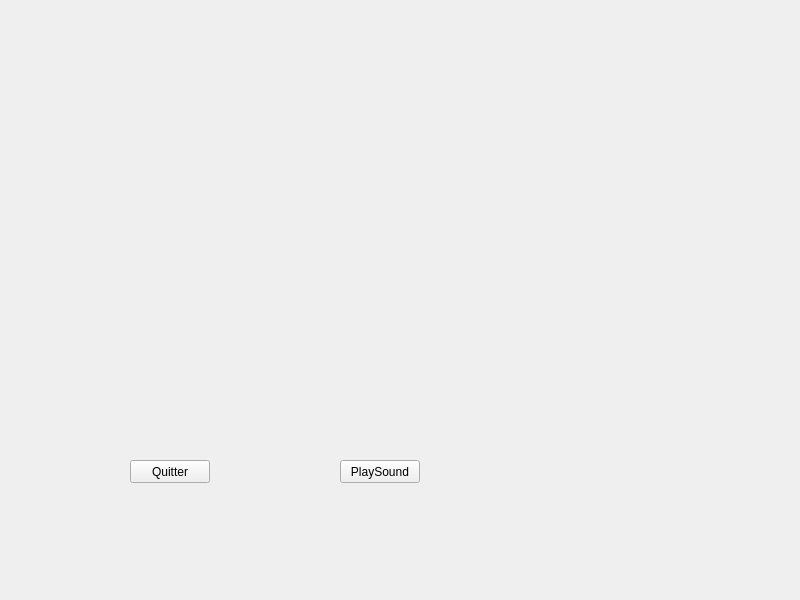
<?xml version="1.0" encoding="UTF-8"?>
<ui version="4.0">
 <class>Widget</class>
 <widget class="QWidget" name="Widget">
  <property name="geometry">
   <rect>
    <x>0</x>
    <y>0</y>
    <width>800</width>
    <height>600</height>
   </rect>
  </property>
  <property name="windowTitle">
   <string>Widget</string>
  </property>
  <widget class="QPushButton" name="pushButton">
   <property name="geometry">
    <rect>
     <x>130</x>
     <y>460</y>
     <width>80</width>
     <height>23</height>
    </rect>
   </property>
   <property name="text">
    <string>Quitter</string>
   </property>
  </widget>
  <widget class="QPushButton" name="pushButtonPlaySound">
   <property name="geometry">
    <rect>
     <x>340</x>
     <y>460</y>
     <width>80</width>
     <height>23</height>
    </rect>
   </property>
   <property name="text">
    <string>PlaySound</string>
   </property>
  </widget>
 </widget>
 <resources/>
 <connections>
  <connection>
   <sender>pushButton</sender>
   <signal>clicked()</signal>
   <receiver>Widget</receiver>
   <slot>close()</slot>
   <hints>
    <hint type="sourcelabel">
     <x>184</x>
     <y>473</y>
    </hint>
    <hint type="destinationlabel">
     <x>297</x>
     <y>527</y>
    </hint>
   </hints>
  </connection>
 </connections>
</ui>
